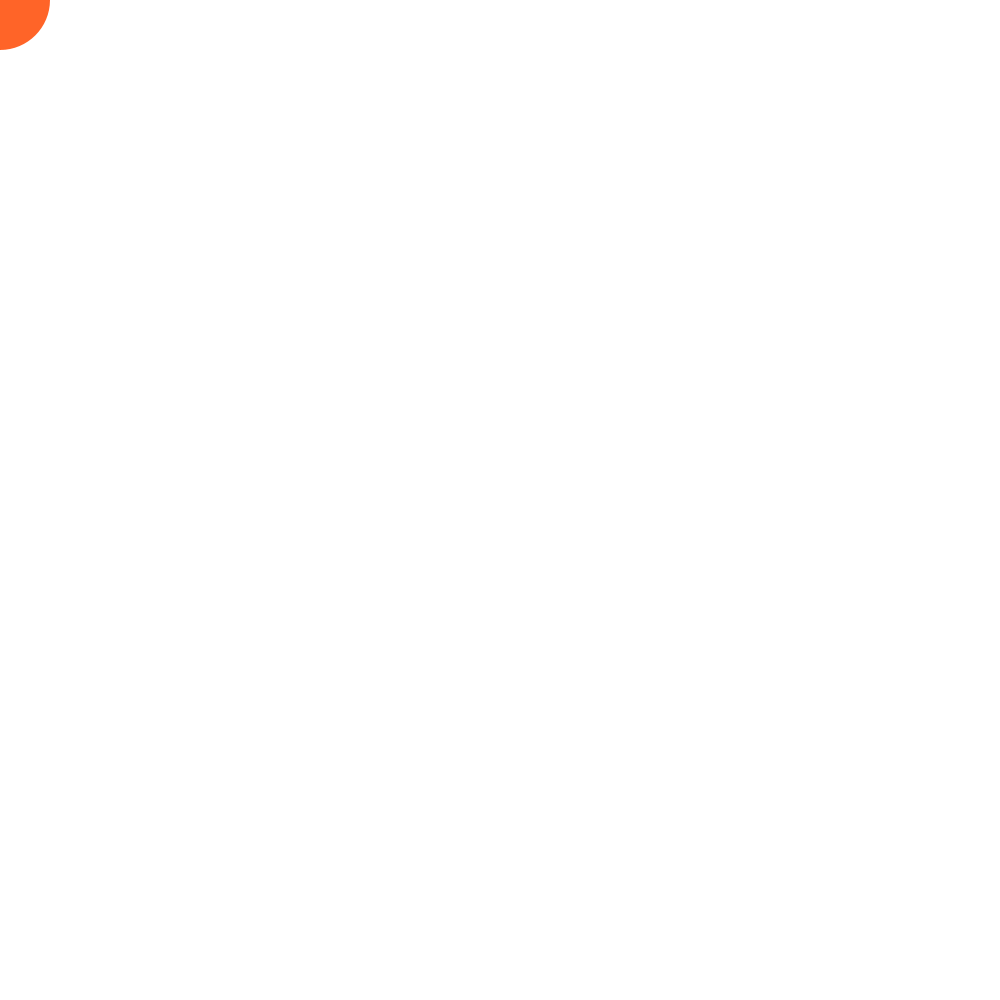
Frame 1 (no input)
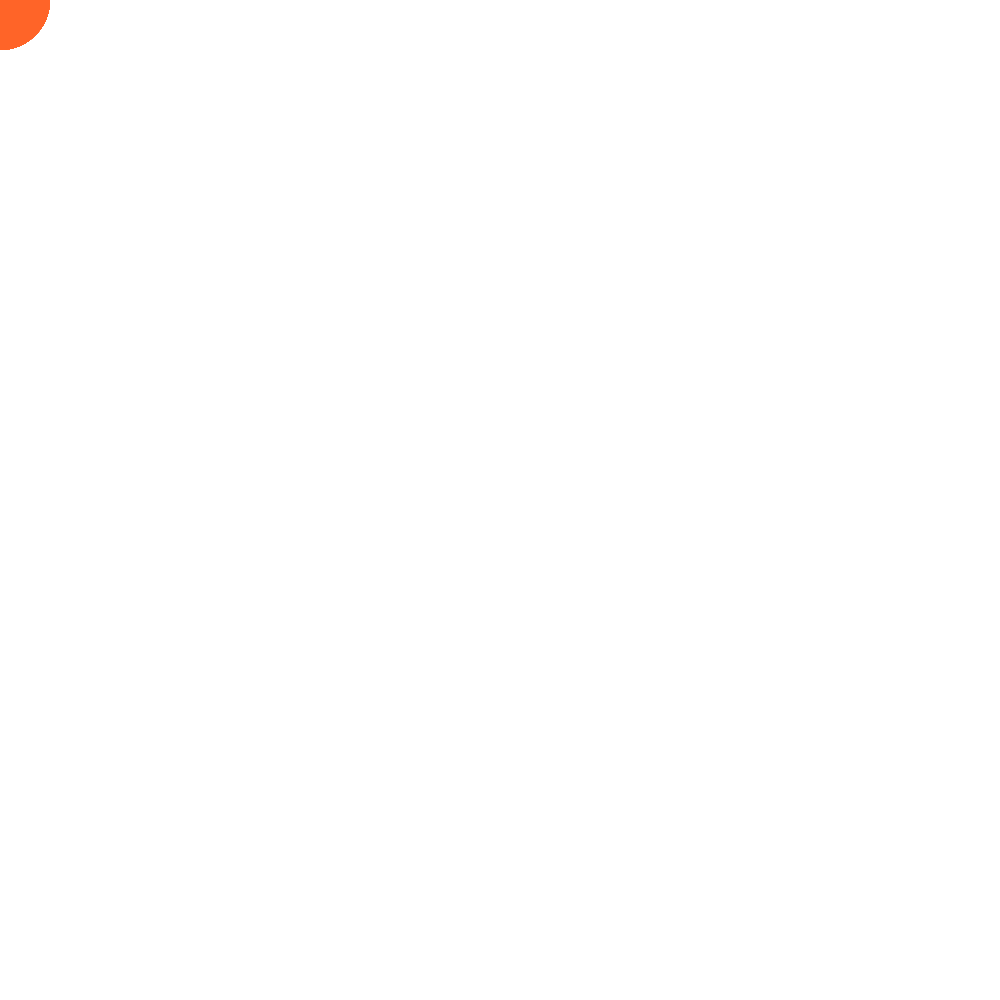
Frame 60 (the mouse pressed at the canvas centre just before this capture)
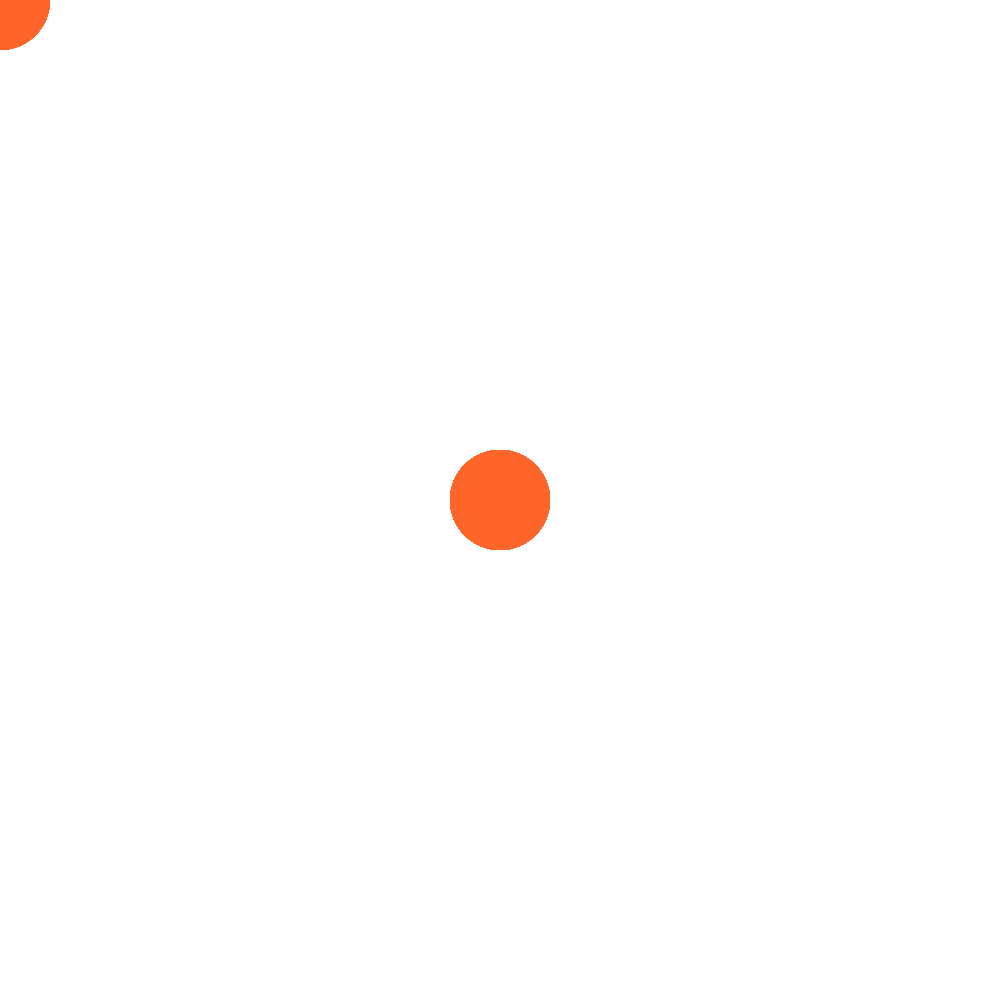
Frame 120 (the mouse held since frame 60 and released just before this capture)

The Processing sketch that drew these frames (run headless with seeded random() and noise(); from frame 60 on, the mouse is pressed at the canvas centre):

// Processing sketch: paint
// ── paint.pde
void setup() {
  size(1000, 1000);
  background(255);
}

void draw(){
  fill(255, 100, 40);
  noStroke();
  ellipse(mouseX, mouseY, 100, 100);
}
